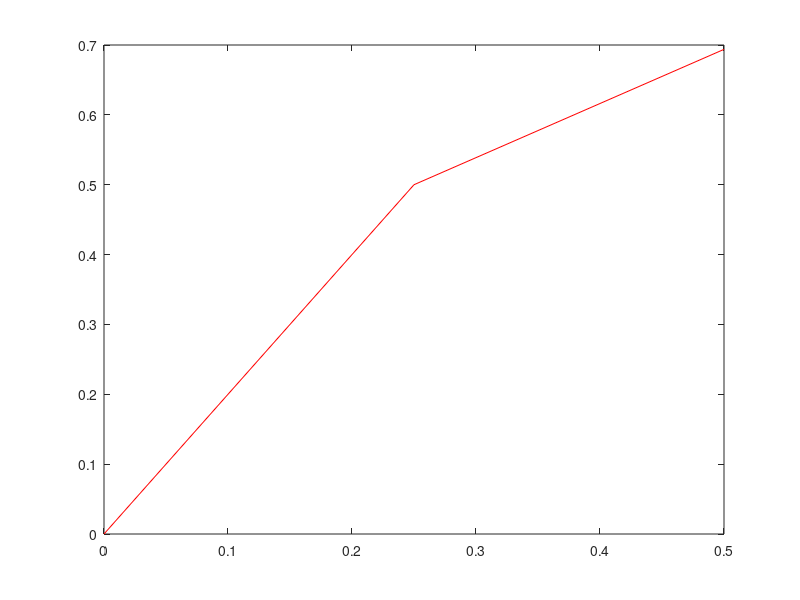

Reproduce this figure in MATLAB.
function RungeKutta
  h = 0.25;
  x = 0:h:0.5;
  w = 0.5;
  y(1,1) = 0;
  y(2,1) = 2;
  n = length(x);
  for j = 1 : n
    ye(j) = fex(x(j));
  endfor

  for i = 2: n
    k1 = h * func(y(:, i-1));
    xg = x(i-1) + h/(2*w);
    yg = y(:, i-1) + k1/(2*w);
    k2 = h * func(yg);
    y(:,i) = y(:, i-1) + (1-w) * k1 + w * k2;
  endfor

  plot(x, y(1,:), 'r')
  y
endfunction

function func = func(y)
  A = [0, 1;-9.8, 0];
  func = A * y;
endfunction

function fex = fex(x)
  fex = 6 * exp(-x/2) -2 + x;
endfunction
